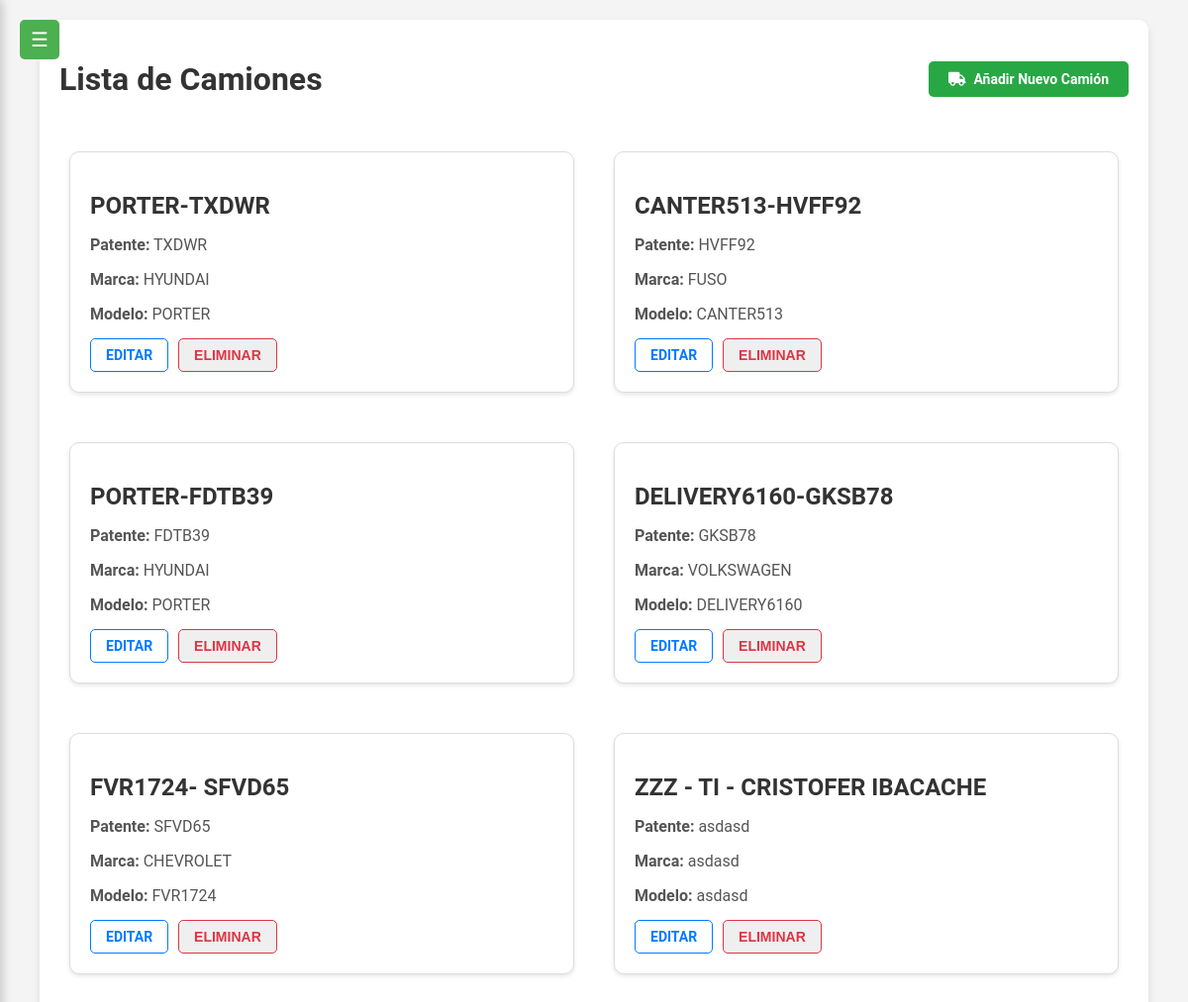
The page /camiones/camiones/ on the database its author committed.
### camiones/models.py (models this page shows, shortened)
class Camion(models.Model):
    nombre = models.CharField(max_length=100)
    patente = models.CharField(max_length=20, null=True, blank=True)
    marca = models.CharField(max_length=100, null=True, blank=True)
    modelo = models.CharField(max_length=100, null=True, blank=True)
    año = models.IntegerField(null=True, blank=True)
    color = models.CharField(max_length=50, null=True, blank=True)
    latitud = models.FloatField(null=True)
    longitud = models.FloatField(null=True)
    ultima_actualizacion = models.DateTimeField(auto_now=True)
    choferes_asignados = models.ManyToManyField(User, through='AsignacionChofer')

### camiones/views.py (the view)
# urls.py: path('camiones/', views.camiones_list, name='camiones_list'),
def camiones_list(request):
    camiones = Camion.objects.all()
    return render(request, 'camiones_list.html', {'camiones': camiones})

### camiones/templates/camiones_list.html (shortened to what this page needs)
{% load static %}
<!DOCTYPE html>
<html lang="es">
<head>
    <link rel="stylesheet" href="{% static 'css/styles.css' %}">
    <link rel="stylesheet" href="{% static 'css/messages.css' %}">
    <link rel="stylesheet" href="{% static 'css/monitoreo.css' %}">
    <link rel="stylesheet" href="https://cdnjs.cloudflare.com/ajax/libs/font-awesome/5.15.4/css/all.min.css">
</head>
<body>
    <button id="menu-toggle">☰</button>
    <div class="container">
    <div class="d-flex justify-content-between align-items-center mb-4">
        <h1 class="my-4">Lista de Camiones</h1>
        <a href="{% url 'camion_create' %}" class="btn btn-add">
            <i class="fas fa-truck"></i> Añadir Nuevo Camión
        </a>
    </div>
    <div class="card-container">
        {% for camion in camiones %}
        <div class="card">
            <h2 class="card-title">{{ camion.nombre }}</h2>
            <p class="card-text"><strong>Patente:</strong> {{ camion.patente }}</p>
            <p class="card-text"><strong>Marca:</strong> {{ camion.marca }}</p>
            <p class="card-text"><strong>Modelo:</strong> {{ camion.modelo }}</p>
            <div class="card-actions">
                <a href="{% url 'camion_update' camion.id %}" class="btn btn-outline-primary">Editar</a>
                <form action="{% url 'camion_delete' camion.id %}" method="POST" class="form-delete">
                    <button type="submit" class="btn btn-outline-danger">Eliminar</button>
                </form>
            </div>
        </div>
        {% endfor %}
    </div>
</div>
</body>
</html>

### camiones/static/css/styles.css (style rules this page uses)
body { font-family: 'Segoe UI', Tahoma, Geneva, Verdana, sans-serif; background-color: #f0f2f5; margin: 0; padding: 0; }
.container { width: 90%; max-width: 1200px; margin: 20px auto; padding: 20px; background-color: #fff; border-radius: 10px; box-shadow: 0 4px 8px rgba(0, 0, 0, 0.1); }
h1 { text-align: left; color: #333; font-size: 2rem; margin-bottom: 20px; }
.card-container { display: flex; flex-wrap: wrap; justify-content: space-around; }
.card { background-color: #fff; border: 1px solid #ddd; border-radius: 8px; padding: 20px; width: 300px; margin: 10px; box-shadow: 0 2px 4px rgba(0, 0, 0, 0.1); }
.card h2 { color: #333; font-size: 1.5rem; margin-bottom: 10px; }
.card p { color: #555; font-size: 1rem; margin-bottom: 8px; }
.card-actions { display: flex; justify-content: space-between; margin-top: 15px; }
.btn { display: inline-block; padding: 10px 15px; border-radius: 5px; text-decoration: none; font-weight: bold; color: #fff; cursor: pointer; }
.d-flex { display: flex; justify-content: space-between; align-items: center; margin-bottom: 20px; }
.mb-4 { margin-bottom: 1.5rem; }
.form-delete { display: inline-block; }

### camiones/static/css/monitoreo.css (style rules this page uses)
body, html { margin: 0; padding: 0; height: 100%; font-family: 'Roboto', sans-serif; background-color: #f4f4f4; }
#menu-toggle { position: fixed; top: 20px; left: 20px; background-color: #4CAF50; border: none; color: white; padding: 10px; cursor: pointer; z-index: 1100; border-radius: 5px; font-size: 20px; display: flex; align-items: center; justify-content: center; width: 40px; height: 40px; }

### camiones/templates/camiones_list.html (style rules this page uses)
.card-container { display: flex; flex-wrap: wrap; gap: 20px; }
.card { background-color: #fff; border: 1px solid #ddd; border-radius: 10px; padding: 20px; box-shadow: 0 2px 4px rgba(0, 0, 0, 0.1); margin-bottom: 20px; flex: 1 1 calc(33.333% - 20px); min-width: 300px; }
.card-title { font-size: 1.25rem; font-weight: bold; margin-bottom: 10px; color: #333; }
.card-text { font-size: 1rem; margin-bottom: 10px; color: #555; }
.card-actions { display: flex; justify-content: flex-start; gap: 10px; margin-top: 15px; }
.btn-outline-primary { color: #007bff; border: 1px solid #007bff; padding: 8px 15px; font-size: 14px; cursor: pointer; text-transform: uppercase; text-decoration: none; }
.btn-outline-danger { color: #dc3545; border: 1px solid #dc3545; padding: 8px 15px; font-size: 14px; cursor: pointer; text-transform: uppercase; text-decoration: none; }
.btn-add { display: inline-flex; align-items: center; justify-content: center; padding: 10px 20px; font-size: 14px; background-color: #28a745; color: #fff; border-radius: 5px; text-decoration: none; font-weight: bold; transition: background-color 0.3s ease; }
.btn-add i { margin-right: 8px; }
.d-flex { display: flex; justify-content: space-between; align-items: center; }

### rows shown on the page
Camion: nombre "PORTER-TXDWR", patente "TXDWR", marca "HYUNDAI", modelo "PORTER"
Camion: nombre "CANTER513-HVFF92", patente "HVFF92", marca "FUSO", modelo "CANTER513"
Camion: nombre "PORTER-FDTB39", patente "FDTB39", marca "HYUNDAI", modelo "PORTER"
Camion: nombre "DELIVERY6160-GKSB78", patente "GKSB78", marca "VOLKSWAGEN", modelo "DELIVERY6160"
Camion: nombre "FVR1724- SFVD65", patente "SFVD65", marca "CHEVROLET", modelo "FVR1724"
Camion: nombre "ZZZ - TI - CRISTOFER IBACACHE", patente "asdasd", marca "asdasd", modelo "asdasd"
